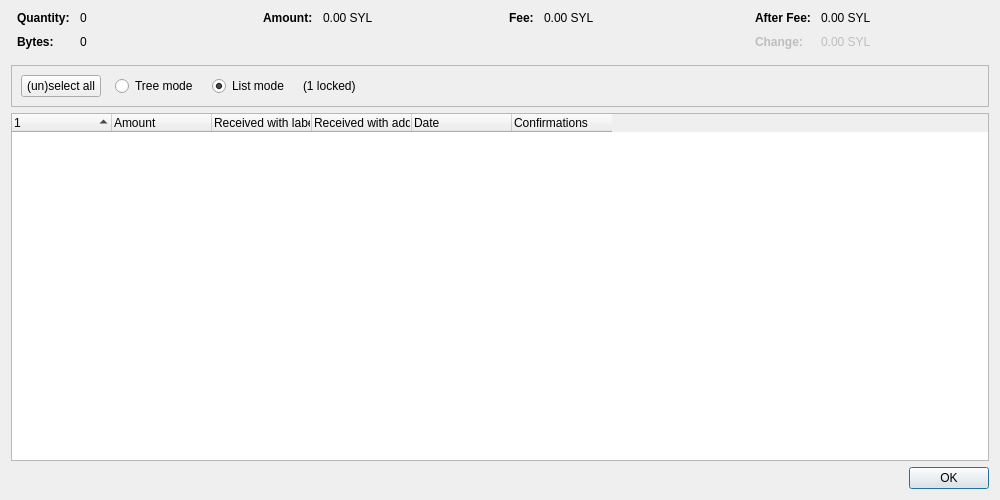
<?xml version="1.0" encoding="UTF-8"?>
<ui version="4.0">
 <class>CoinControlDialog</class>
 <widget class="QDialog" name="CoinControlDialog">
  <property name="geometry">
   <rect>
    <x>0</x>
    <y>0</y>
    <width>1000</width>
    <height>500</height>
   </rect>
  </property>
  <property name="windowTitle">
   <string>Coin Selection</string>
  </property>
  <layout class="QVBoxLayout" name="verticalLayout">
   <item>
    <layout class="QHBoxLayout" name="horizontalLayoutTop" stretch="0,0,0,0">
     <property name="topMargin">
      <number>0</number>
     </property>
     <property name="bottomMargin">
      <number>10</number>
     </property>
     <item>
      <layout class="QFormLayout" name="formLayoutCoinControl1">
       <property name="labelAlignment">
        <set>Qt::AlignLeft|Qt::AlignVCenter</set>
       </property>
       <property name="horizontalSpacing">
        <number>10</number>
       </property>
       <property name="verticalSpacing">
        <number>10</number>
       </property>
       <property name="leftMargin">
        <number>6</number>
       </property>
       <property name="rightMargin">
        <number>6</number>
       </property>
       <item row="0" column="0">
        <widget class="QLabel" name="labelCoinControlQuantityText">
         <property name="font">
          <font>
           <weight>75</weight>
           <bold>true</bold>
          </font>
         </property>
         <property name="text">
          <string>Quantity:</string>
         </property>
        </widget>
       </item>
       <item row="0" column="1">
        <widget class="QLabel" name="labelCoinControlQuantity">
         <property name="cursor">
          <cursorShape>IBeamCursor</cursorShape>
         </property>
         <property name="contextMenuPolicy">
          <enum>Qt::ActionsContextMenu</enum>
         </property>
         <property name="text">
          <string notr="true">0</string>
         </property>
         <property name="textInteractionFlags">
          <set>Qt::LinksAccessibleByMouse|Qt::TextSelectableByKeyboard|Qt::TextSelectableByMouse</set>
         </property>
        </widget>
       </item>
       <item row="1" column="0">
        <widget class="QLabel" name="labelCoinControlBytesText">
         <property name="font">
          <font>
           <weight>75</weight>
           <bold>true</bold>
          </font>
         </property>
         <property name="text">
          <string>Bytes:</string>
         </property>
        </widget>
       </item>
       <item row="1" column="1">
        <widget class="QLabel" name="labelCoinControlBytes">
         <property name="cursor">
          <cursorShape>IBeamCursor</cursorShape>
         </property>
         <property name="contextMenuPolicy">
          <enum>Qt::ActionsContextMenu</enum>
         </property>
         <property name="text">
          <string notr="true">0</string>
         </property>
         <property name="textInteractionFlags">
          <set>Qt::LinksAccessibleByMouse|Qt::TextSelectableByKeyboard|Qt::TextSelectableByMouse</set>
         </property>
        </widget>
       </item>
      </layout>
     </item>
     <item>
      <layout class="QFormLayout" name="formLayoutCoinControl2">
       <property name="horizontalSpacing">
        <number>10</number>
       </property>
       <property name="verticalSpacing">
        <number>10</number>
       </property>
       <property name="leftMargin">
        <number>6</number>
       </property>
       <property name="rightMargin">
        <number>6</number>
       </property>
       <item row="0" column="0">
        <widget class="QLabel" name="labelCoinControlAmountText">
         <property name="font">
          <font>
           <weight>75</weight>
           <bold>true</bold>
          </font>
         </property>
         <property name="text">
          <string>Amount:</string>
         </property>
        </widget>
       </item>
       <item row="0" column="1">
        <widget class="QLabel" name="labelCoinControlAmount">
         <property name="cursor">
          <cursorShape>IBeamCursor</cursorShape>
         </property>
         <property name="contextMenuPolicy">
          <enum>Qt::ActionsContextMenu</enum>
         </property>
         <property name="text">
          <string notr="true">0.00 SYL</string>
         </property>
         <property name="textInteractionFlags">
          <set>Qt::LinksAccessibleByMouse|Qt::TextSelectableByKeyboard|Qt::TextSelectableByMouse</set>
         </property>
        </widget>
       </item>
      </layout>
     </item>
     <item>
      <layout class="QFormLayout" name="formLayoutCoinControl3">
       <property name="horizontalSpacing">
        <number>10</number>
       </property>
       <property name="verticalSpacing">
        <number>10</number>
       </property>
       <property name="leftMargin">
        <number>6</number>
       </property>
       <property name="rightMargin">
        <number>6</number>
       </property>
       <item row="0" column="0">
        <widget class="QLabel" name="labelCoinControlFeeText">
         <property name="font">
          <font>
           <weight>75</weight>
           <bold>true</bold>
          </font>
         </property>
         <property name="text">
          <string>Fee:</string>
         </property>
        </widget>
       </item>
       <item row="0" column="1">
        <widget class="QLabel" name="labelCoinControlFee">
         <property name="cursor">
          <cursorShape>IBeamCursor</cursorShape>
         </property>
         <property name="contextMenuPolicy">
          <enum>Qt::ActionsContextMenu</enum>
         </property>
         <property name="text">
          <string notr="true">0.00 SYL</string>
         </property>
         <property name="textInteractionFlags">
          <set>Qt::LinksAccessibleByMouse|Qt::TextSelectableByKeyboard|Qt::TextSelectableByMouse</set>
         </property>
        </widget>
       </item>
      </layout>
     </item>
     <item>
      <layout class="QFormLayout" name="formLayoutCoinControl4">
       <property name="labelAlignment">
        <set>Qt::AlignLeft|Qt::AlignVCenter</set>
       </property>
       <property name="horizontalSpacing">
        <number>10</number>
       </property>
       <property name="verticalSpacing">
        <number>10</number>
       </property>
       <property name="leftMargin">
        <number>6</number>
       </property>
       <property name="rightMargin">
        <number>6</number>
       </property>
       <item row="0" column="0">
        <widget class="QLabel" name="labelCoinControlAfterFeeText">
         <property name="font">
          <font>
           <weight>75</weight>
           <bold>true</bold>
          </font>
         </property>
         <property name="text">
          <string>After Fee:</string>
         </property>
        </widget>
       </item>
       <item row="0" column="1">
        <widget class="QLabel" name="labelCoinControlAfterFee">
         <property name="cursor">
          <cursorShape>IBeamCursor</cursorShape>
         </property>
         <property name="contextMenuPolicy">
          <enum>Qt::ActionsContextMenu</enum>
         </property>
         <property name="text">
          <string notr="true">0.00 SYL</string>
         </property>
         <property name="textInteractionFlags">
          <set>Qt::LinksAccessibleByMouse|Qt::TextSelectableByKeyboard|Qt::TextSelectableByMouse</set>
         </property>
        </widget>
       </item>
       <item row="1" column="0">
        <widget class="QLabel" name="labelCoinControlChangeText">
         <property name="enabled">
          <bool>false</bool>
         </property>
         <property name="font">
          <font>
           <weight>75</weight>
           <bold>true</bold>
          </font>
         </property>
         <property name="text">
          <string>Change:</string>
         </property>
        </widget>
       </item>
       <item row="1" column="1">
        <widget class="QLabel" name="labelCoinControlChange">
         <property name="enabled">
          <bool>false</bool>
         </property>
         <property name="cursor">
          <cursorShape>IBeamCursor</cursorShape>
         </property>
         <property name="contextMenuPolicy">
          <enum>Qt::ActionsContextMenu</enum>
         </property>
         <property name="text">
          <string notr="true">0.00 SYL</string>
         </property>
         <property name="textInteractionFlags">
          <set>Qt::LinksAccessibleByMouse|Qt::TextSelectableByKeyboard|Qt::TextSelectableByMouse</set>
         </property>
        </widget>
       </item>
      </layout>
     </item>
    </layout>
   </item>
   <item>
    <widget class="QFrame" name="frame">
     <property name="minimumSize">
      <size>
       <width>0</width>
       <height>40</height>
      </size>
     </property>
     <property name="frameShape">
      <enum>QFrame::StyledPanel</enum>
     </property>
     <property name="frameShadow">
      <enum>QFrame::Sunken</enum>
     </property>
     <layout class="QHBoxLayout" name="horizontalLayout">
      <item>
       <layout class="QHBoxLayout" name="horizontalLayoutPanel" stretch="0,0,0,0,0">
        <property name="spacing">
         <number>14</number>
        </property>
        <item>
         <widget class="QPushButton" name="pushButtonSelectAll">
          <property name="sizePolicy">
           <sizepolicy hsizetype="Maximum" vsizetype="Fixed">
            <horstretch>0</horstretch>
            <verstretch>0</verstretch>
           </sizepolicy>
          </property>
          <property name="text">
           <string>(un)select all</string>
          </property>
          <property name="autoDefault">
           <bool>false</bool>
          </property>
         </widget>
        </item>
        <item>
         <widget class="QRadioButton" name="radioTreeMode">
          <property name="sizePolicy">
           <sizepolicy hsizetype="Maximum" vsizetype="Fixed">
            <horstretch>0</horstretch>
            <verstretch>0</verstretch>
           </sizepolicy>
          </property>
          <property name="text">
           <string>Tree mode</string>
          </property>
         </widget>
        </item>
        <item>
         <widget class="QRadioButton" name="radioListMode">
          <property name="sizePolicy">
           <sizepolicy hsizetype="Maximum" vsizetype="Fixed">
            <horstretch>0</horstretch>
            <verstretch>0</verstretch>
           </sizepolicy>
          </property>
          <property name="text">
           <string>List mode</string>
          </property>
          <property name="checked">
           <bool>true</bool>
          </property>
         </widget>
        </item>
        <item>
         <widget class="QLabel" name="labelLocked">
          <property name="text">
           <string notr="true">(1 locked)</string>
          </property>
         </widget>
        </item>
        <item>
         <spacer name="horizontalSpacer">
          <property name="orientation">
           <enum>Qt::Horizontal</enum>
          </property>
          <property name="sizeHint" stdset="0">
           <size>
            <width>40</width>
            <height>20</height>
           </size>
          </property>
         </spacer>
        </item>
       </layout>
      </item>
     </layout>
    </widget>
   </item>
   <item>
    <widget class="CoinControlTreeWidget" name="treeWidget">
     <property name="contextMenuPolicy">
      <enum>Qt::CustomContextMenu</enum>
     </property>
     <property name="sortingEnabled">
      <bool>false</bool>
     </property>
     <property name="columnCount">
      <number>6</number>
     </property>
     <attribute name="headerShowSortIndicator" stdset="0">
      <bool>true</bool>
     </attribute>
     <attribute name="headerStretchLastSection">
      <bool>false</bool>
     </attribute>
     <column>
      <property name="text">
       <string/>
      </property>
     </column>
     <column>
      <property name="text">
       <string>Amount</string>
      </property>
     </column>
     <column>
      <property name="text">
       <string>Received with label</string>
      </property>
     </column>
     <column>
      <property name="text">
       <string>Received with address</string>
      </property>
     </column>
     <column>
      <property name="text">
       <string>Date</string>
      </property>
     </column>
     <column>
      <property name="text">
       <string>Confirmations</string>
      </property>
      <property name="toolTip">
       <string>Confirmed</string>
      </property>
     </column>
     <column>
      <property name="text">
       <string/>
      </property>
     </column>
     <column>
      <property name="text">
       <string/>
      </property>
     </column>
     <column>
      <property name="text">
       <string/>
      </property>
     </column>
     <column>
      <property name="text">
       <string/>
      </property>
     </column>
    </widget>
   </item>
   <item>
    <widget class="QDialogButtonBox" name="buttonBox">
     <property name="orientation">
      <enum>Qt::Horizontal</enum>
     </property>
     <property name="standardButtons">
      <set>QDialogButtonBox::Ok</set>
     </property>
    </widget>
   </item>
  </layout>
 </widget>
 <customwidgets>
  <customwidget>
   <class>CoinControlTreeWidget</class>
   <extends>QTreeWidget</extends>
   <header>qt/coincontroltreewidget.h</header>
  </customwidget>
 </customwidgets>
 <resources/>
 <connections/>
</ui>
